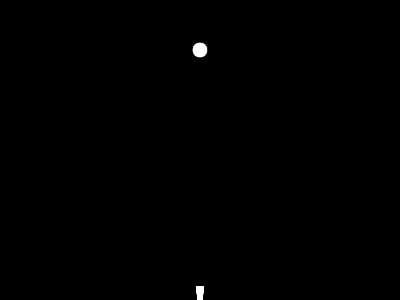
Frame 1 (no input)
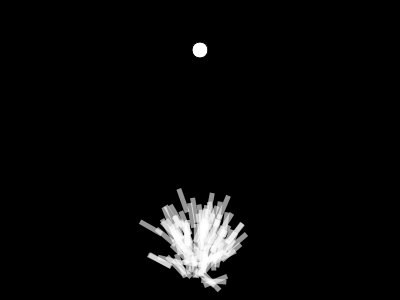
Frame 60 (no input)
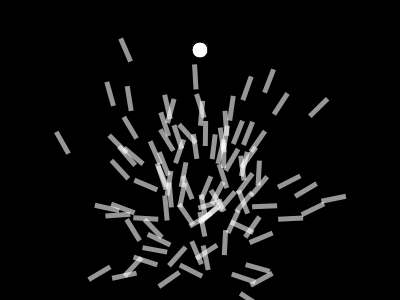
Frame 120 (the mouse pressed at the canvas centre since frame 60)

The p5.js sketch that drew these frames (run headless with seeded random() and noise() and a simulated clock; from frame 60 on, the mouse is pressed at the canvas centre):

// p5.js sketch
// ── sketch.js
let population;
let lifespan = 200;
let lifeParagraph;
let count = 0;
let target;
let mutation = 0.01;

function setup() {
    createCanvas(400, 300);
    population = new Population();
    lifeParagraph = createP();
    target = createVector(width / 2, 50);
}

function draw() {
    background(0);
    population.run();
    lifeParagraph.html(count);
    count++;
    if (count == lifespan) {
        population.evaluate();
        population.selection();
        count = 0;
    }

    ellipse(target.x, target.y, 16, 16);
}


// ── dna.js
class DNA {
    constructor(genes) {
        if (genes) {
            this.genes = genes;
        }
        else {
            this.genes = [];
            for (let i = 0; i < lifespan; i++) {
                this.genes[i] = p5.Vector.random2D();
                this.genes[i].setMag(0.1);
            }
        }
    }

    crossover(partner) {
        let newgenes = [];
        let midpoint = floor(random(this.genes.length));
        for (let i = 0; i < this.genes.length; i++) {
            if (i > midpoint) {
                newgenes[i] = this.genes[i];
            }
            else {
                newgenes[i] = partner[i];
            }
        }
        return new DNA(newgenes);
    }

    mutation() {
        for (let i = 0; i < this.genes.length; i++) {
            if (random(1) < mutation) {
                this.genes[i] = p5.Vector.random2D();
                this.genes[i].setMag(0.1);
            }
        }
    }
}
// ── population.js
class Population {
    constructor() {
        this.rockets = [];
        this.size = 100;
        this.matingPool = [];

        for (let i = 0; i < this.size; i++) {
            this.rockets[i] = new Rocket();
        }
    }

    evaluate() {
        let maxfitness = 0;
        for (let i = 0; i < this.size; i++) {
            this.rockets[i].calculateFitness();
            if (this.rockets[i].fitness > maxfitness) {
                maxfitness = this.rockets[i].fitness;
            }
        }

        for (let i = 0; i < this.size; i++) {
            this.rockets[i].fitness /= maxfitness;
        }

        this.matingPool = [];
        for (let i = 0; i < this.size; i++) {
            let n = this.rockets[i].fitness * 100;
            for (let j = 0; j < n; j++) {
                this.matingPool.push(this.rockets[i]);
            }
        }
    }

    selection() {
        let newRockets = [];
        for (let i = 0; i < this.rockets.length; i++) {
            let parentA = random(this.matingPool).dna;
            let parentB = random(this.matingPool).dna;
    
            let child = parentA.crossover(parentB);
            child.mutation();

            newRockets[i] = new Rocket(child)
        }
        this.rockets = newRockets;
    }

    run() {
        for (let i = 0; i < this.size; i++) {
            this.rockets[i].update();
            this.rockets[i].show();
        }
    }
}
// ── rocket.js
class Rocket {
    constructor(dna) {
        this.pos = createVector(width / 2, height);
        this.vel = createVector(0, -1);
        this.acc = createVector();
        this.completed = false;
        if (dna) {
            this.dna = dna;
        }
        else {
            this.dna = new DNA();
        }

        this.fitness = 0;
    }

    applyForce(force) {
        this.acc.add(force);
    }

    calculateFitness() {
        let distance = dist(this.pos.x, this.pos.y, target.x, target.y);
        this.fitness = map(distance, 0, width, width, 0);
        if (this.completed) { 
            this.fitness *= 10;
        }
    }

    update() {
        let distance = dist(this.pos.x, this.pos.y, target.x, target.y);
        if (distance < 10) {
            this.completed = true;
            this.pos = target.copy();
        }
        this.applyForce(this.dna.genes[count]);
        if (!this.completed) {
            this.vel.add(this.acc);
            this.pos.add(this.vel);
            this.acc.mult(0);
        }
    }

    show() {
        push();

        noStroke();
        fill(255, 150);
        translate(this.pos.x, this.pos.y);
        rotate(this.vel.heading());
        rectMode(CENTER);
        rect(0, 0, 25, 5);

        pop();
    }
}
